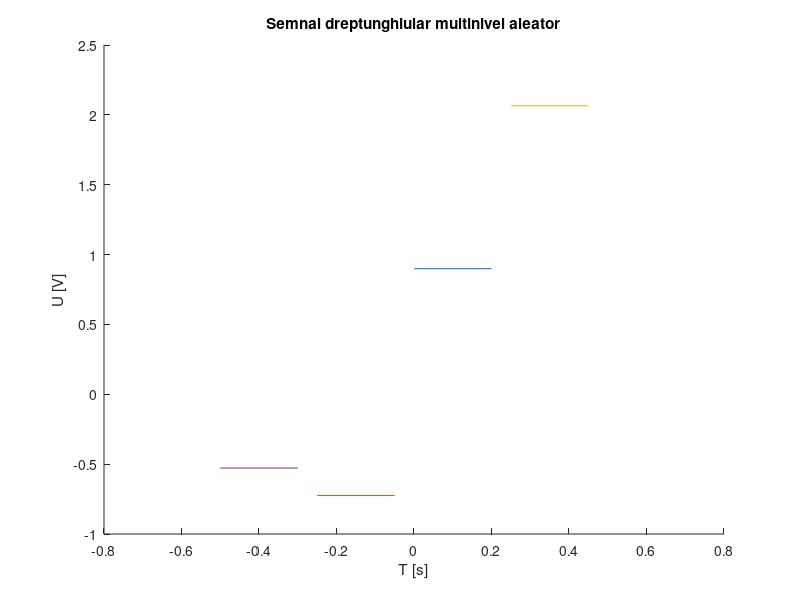

Here is the MATLAB script that generated this plot:
hold on; 
%rezolutie temporara de 200ms
r1=rand(1);
r2=rand(1);
r3=rand(1);
r4=rand(1);
t=0:.2:0.25;
x1=r1*square(2*pi*4*t,100);
x2=-r2*square(2*pi*4*t,100);
x3=3*r3*square(2*pi*4*t,100);
x4=-3*r4*square(2*pi*4*t,100);
plot(t,x1);
plot(t-0.25,x2);
plot(t+0.25,x3);
plot(t-0.5,x4);
xlabel('T [s]')
ylabel('U [V]')
title('Semnal dreptunghiular multinivel aleator')